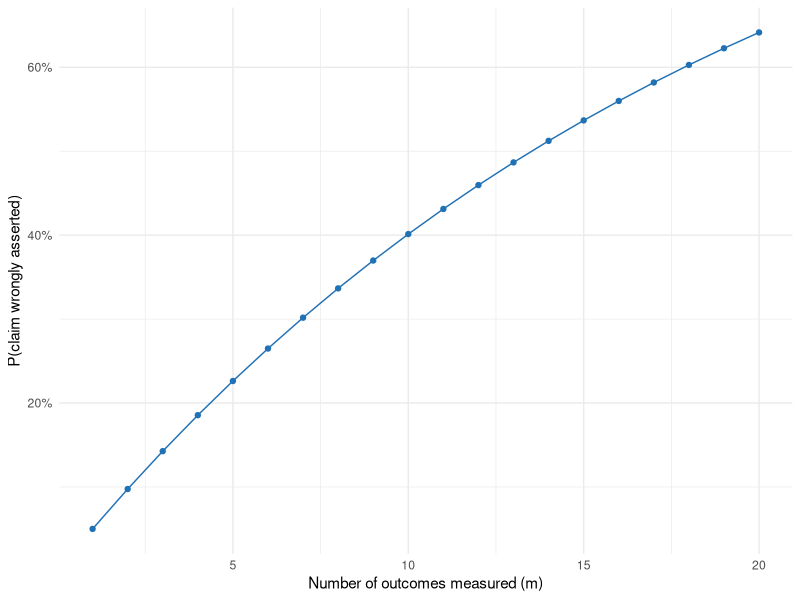
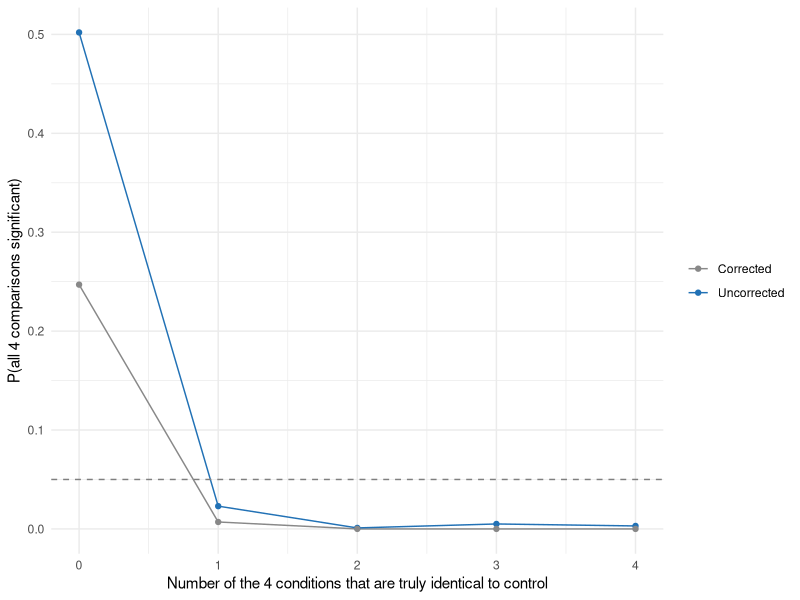
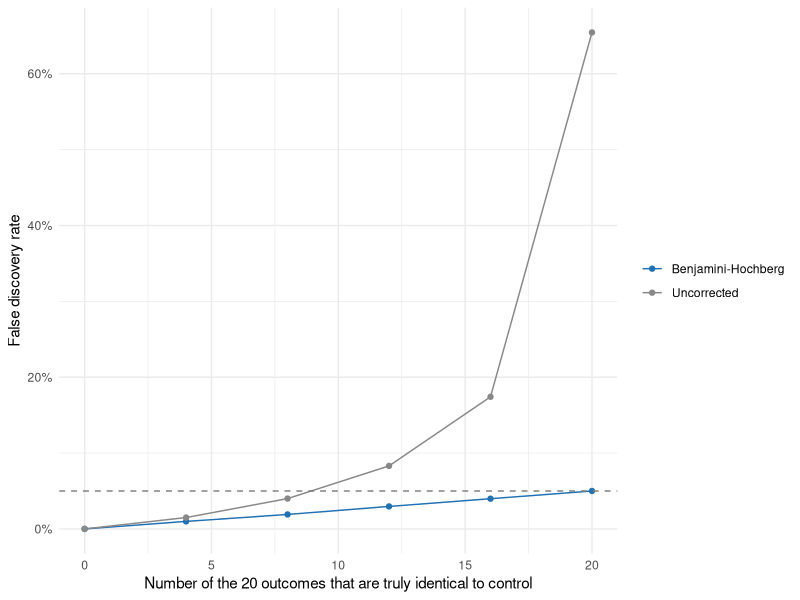
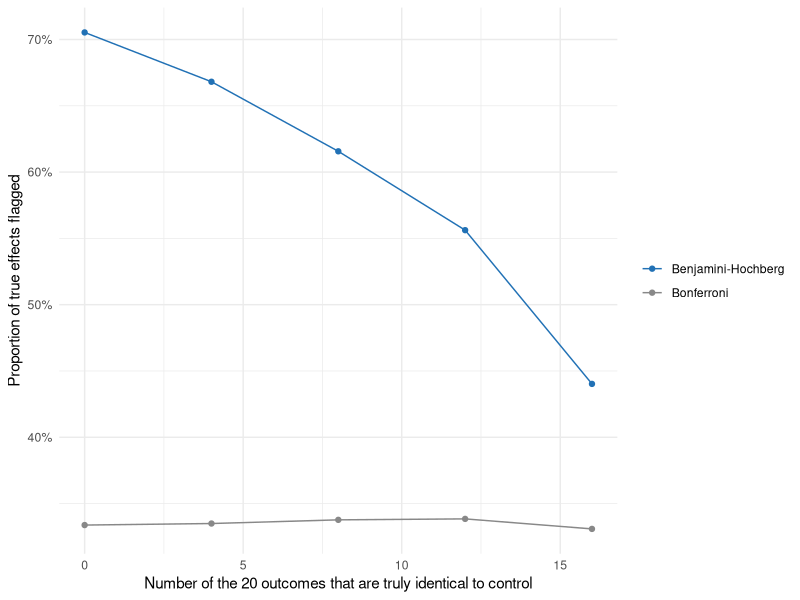

Source code (R) for these figures, in order:
## ---- chunk 1
#| label: setup
#| message: false
#| code-fold: true
library(tidyverse)

theme_set(theme_minimal())

color_primary <- "#2171b5"
color_secondary <- "#888888"
color_reference <- "gray50"
## ---- chunk 2
#| label: fwer-any-effect
#| code-fold: true
#| fig-cap: "Probability of wrongly claiming the treatment affected at least one outcome, as a function of the number of outcomes measured"

alpha <- 0.05
k_max <- 20

fwer_any_effect <- tibble(
  m = 1:k_max,
  fwer = 1 - (1 - alpha)^m
)

ggplot(fwer_any_effect, aes(x = m, y = fwer)) +
  geom_line(color = color_primary) +
  geom_point(color = color_primary) +
  scale_y_continuous(labels = scales::percent_format()) +
  labs(x = "Number of outcomes measured (m)", y = "P(claim wrongly asserted)")
## ---- chunk 3
#| label: sim-all-beat-control
#| code-fold: true

set.seed(123)
n <- 40
k <- 4
d <- 0.6
alpha <- .05
n_sim <- 1000

sim_all_beat_control <- map_dfr(0:k, \(n_null) {
  effects <- c(rep(0, n_null), rep(d, k - n_null))

  reps <- map_dfr(seq_len(n_sim), \(i) {
    control <- rnorm(n, 0, 1)
    ps <- map_dbl(effects, \(delta) {
      treatment <- rnorm(n, delta, 1)
      t.test(treatment, control)$p.value
    })
    tibble(
      Uncorrected = all(ps < alpha),
      Corrected = all(ps < alpha / k)
    )
  })

  tibble(
    n_null = n_null,
    Uncorrected = mean(reps$Uncorrected),
    Corrected = mean(reps$Corrected)
  )
})

sim_all_beat_control
## ---- chunk 4
#| label: plot-all-beat-control
#| fig-cap: "P(all four comparisons significant) as a function of how many of the four conditions are truly identical to control. The dashed line marks α = .05."

sim_all_beat_control_long <- sim_all_beat_control |>
  pivot_longer(
    c(Uncorrected, Corrected),
    names_to = "method",
    values_to = "rate"
  )

ggplot(sim_all_beat_control_long, aes(x = n_null, y = rate, color = method)) +
  geom_line() +
  geom_point() +
  geom_hline(yintercept = alpha, linetype = "dashed", color = color_reference) +
  scale_color_manual(
    values = c("Uncorrected" = color_primary, "Corrected" = color_secondary)
  ) +
  labs(
    x = "Number of the 4 conditions that are truly identical to control",
    y = "P(all 4 comparisons significant)",
    color = NULL
  )
## ---- chunk 5
#| label: sim-which-outcomes
#| code-fold: true

set.seed(123)
n <- 40
k <- 20
d <- 0.6
q <- .05
n_sim <- 2000

sim_which_outcomes <- map_dfr(seq(0, k, by = 4), \(n_null) {
  is_null <- c(rep(TRUE, n_null), rep(FALSE, k - n_null))
  effects <- ifelse(is_null, 0, d)

  reps <- map_dfr(seq_len(n_sim), \(i) {
    ps <- map_dbl(effects, \(delta) {
      control <- rnorm(n, 0, 1)
      treatment <- rnorm(n, delta, 1)
      t.test(treatment, control)$p.value
    })

    flag <- function(reject) {
      tibble(
        fdp = sum(reject & is_null) / max(1, sum(reject)),
        tdr = sum(reject & !is_null) / max(1, sum(!is_null))
      )
    }

    bind_rows(
      flag(ps < q) |> mutate(method = "Uncorrected"),
      flag(ps < q / k) |> mutate(method = "Bonferroni"),
      flag(p.adjust(ps, "BH") < q) |> mutate(method = "Benjamini-Hochberg")
    )
  })

  reps |>
    group_by(method) |>
    summarize(fdr = mean(fdp), power = mean(tdr), .groups = "drop") |>
    mutate(n_null = n_null)
})
## ---- chunk 6
#| label: plot-which-outcomes-fdr
#| fig-cap: "False discovery rate as a function of how many of the 20 outcomes are truly identical to control, without correction and under Benjamini-Hochberg. The dashed line marks the target q = .05."

sim_which_outcomes |>
  filter(method %in% c("Uncorrected", "Benjamini-Hochberg")) |>
  ggplot(aes(x = n_null, y = fdr, color = method)) +
  geom_line() +
  geom_point() +
  geom_hline(yintercept = q, linetype = "dashed", color = color_reference) +
  scale_y_continuous(labels = scales::percent_format()) +
  scale_color_manual(
    values = c(
      "Benjamini-Hochberg" = color_primary,
      "Uncorrected" = color_secondary
    )
  ) +
  labs(
    x = "Number of the 20 outcomes that are truly identical to control",
    y = "False discovery rate",
    color = NULL
  )
## ---- chunk 7
#| label: plot-which-outcomes-power
#| fig-cap: "Proportion of the truly affected outcomes that get flagged, under Bonferroni and Benjamini-Hochberg, as a function of how many of the 20 outcomes are truly identical to control."

sim_which_outcomes |>
  filter(method %in% c("Bonferroni", "Benjamini-Hochberg"), n_null < k) |>
  ggplot(aes(x = n_null, y = power, color = method)) +
  geom_line() +
  geom_point() +
  scale_y_continuous(labels = scales::percent_format()) +
  scale_color_manual(
    values = c(
      "Benjamini-Hochberg" = color_primary,
      "Bonferroni" = color_secondary
    )
  ) +
  labs(
    x = "Number of the 20 outcomes that are truly identical to control",
    y = "Proportion of true effects flagged",
    color = NULL
  )
